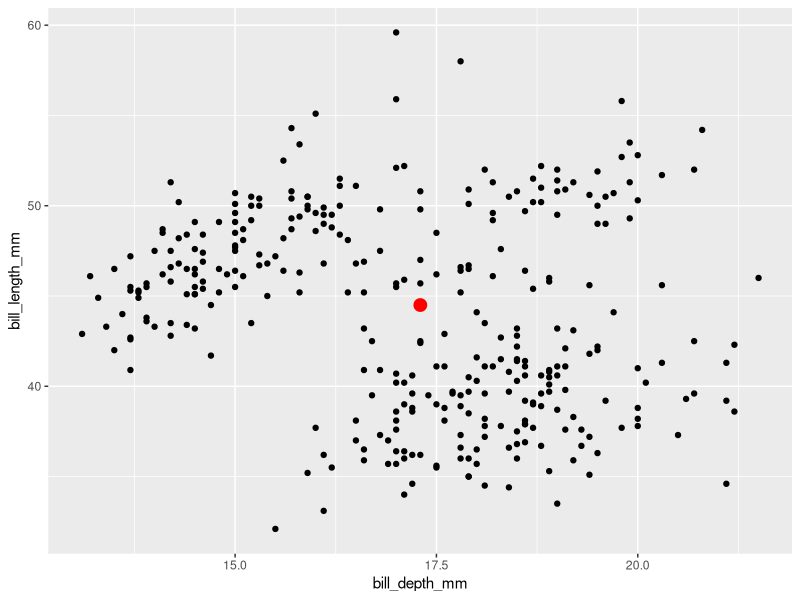
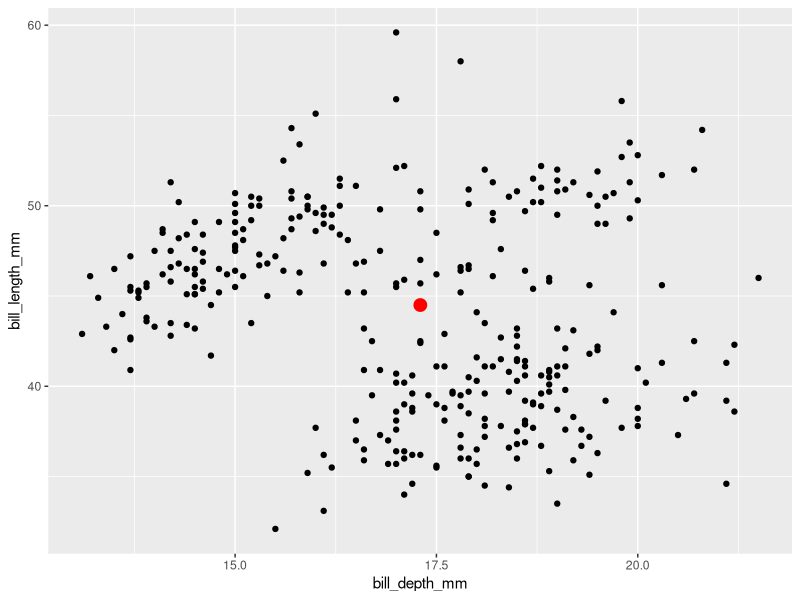
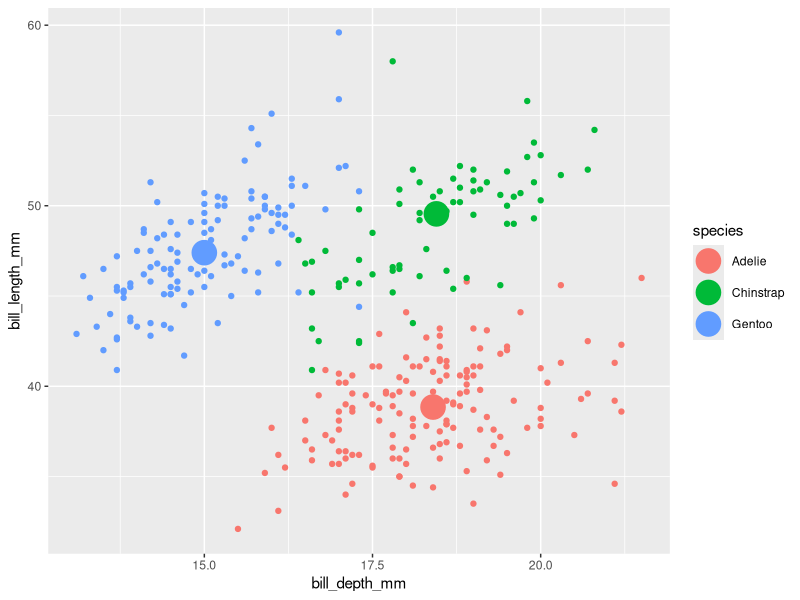
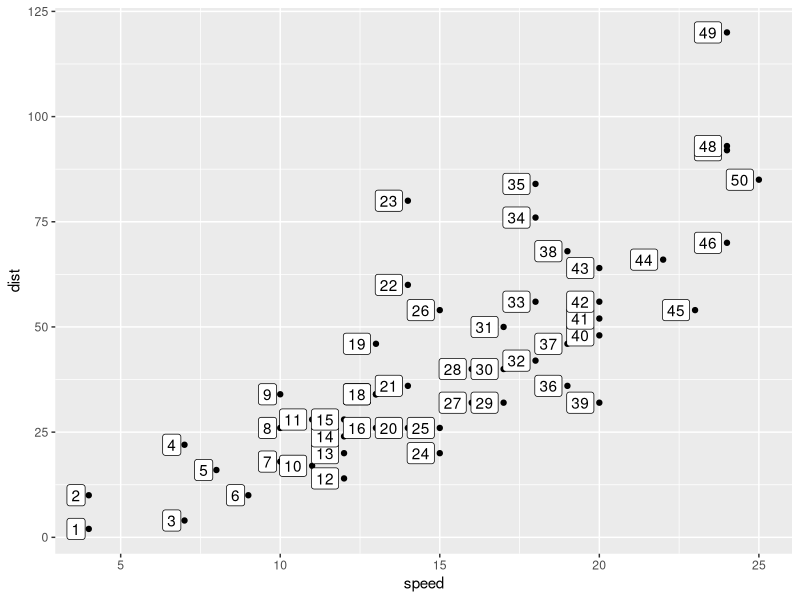
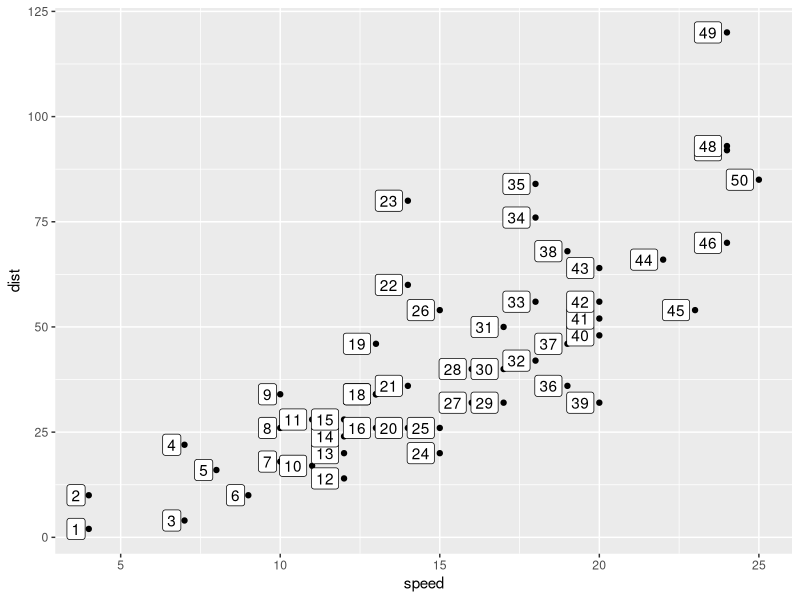
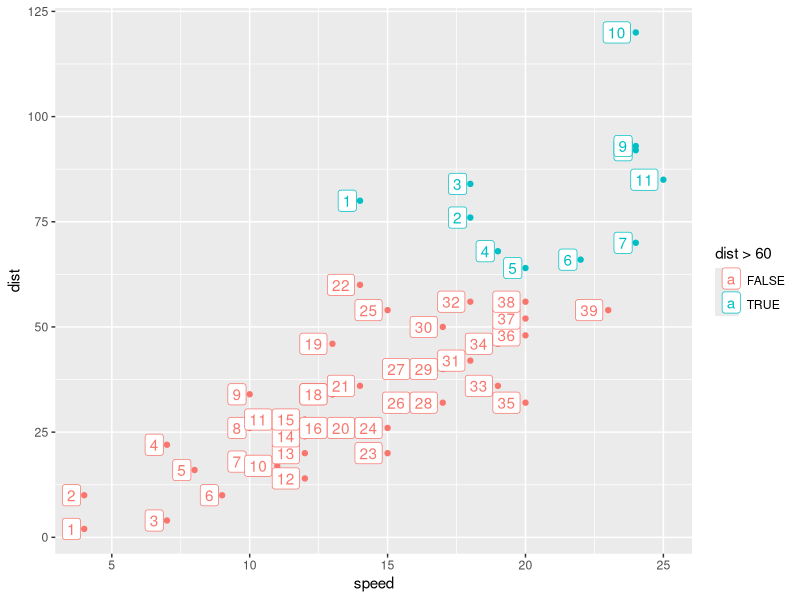
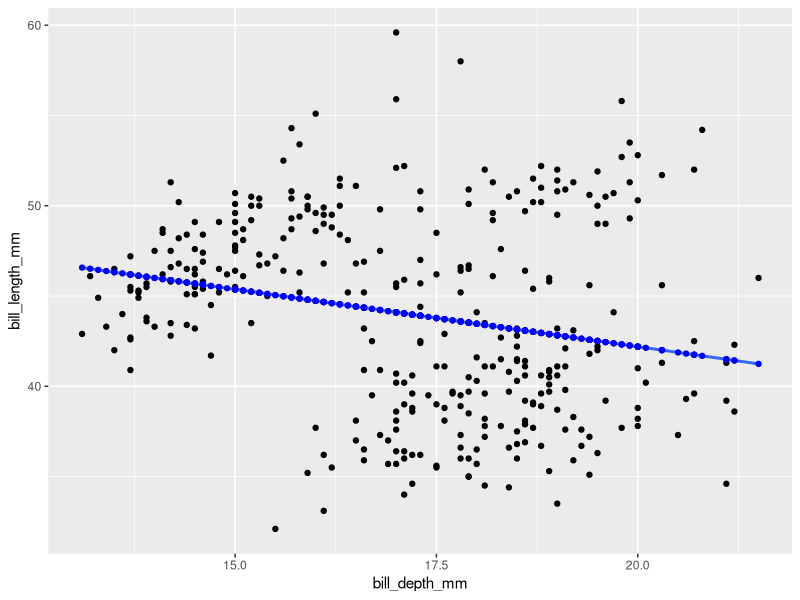
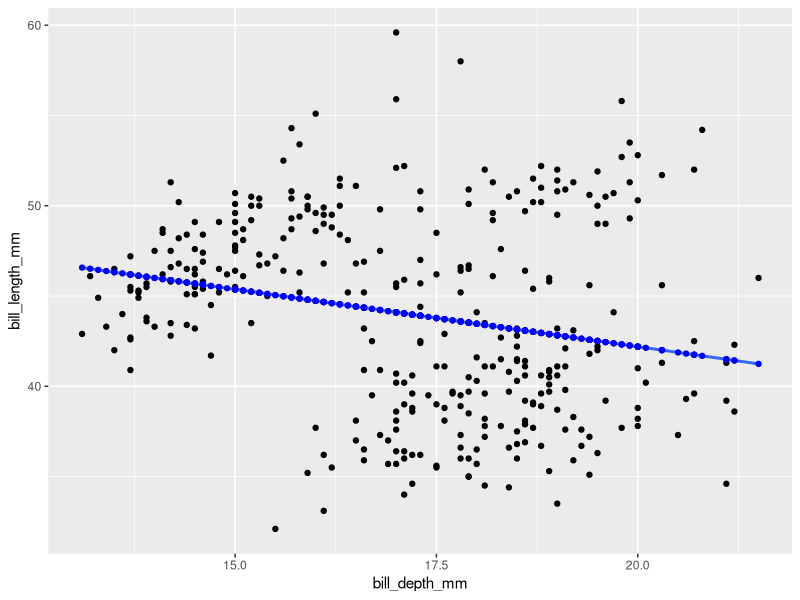

Write R code to recreate these figures, in order.
## ---- chunk 1
library(tidyverse)
library(palmerpenguins)
# handling missingness is not a discussion of this tutorial, so we'll only use complete cases
penguins <- remove_missing(penguins) 
## ---- chunk 2
#| label: setup
#| include: false 
knitr::opts_chunk$set(echo = TRUE, message = F, warning = F)
## ---- chunk 3
#| label: penguins
penguins_medians <- penguins %>% 
  summarize(bill_length_mm_median = median(bill_length_mm),
            bill_depth_mm_median = median(bill_depth_mm))

penguins %>% 
  ggplot() + 
  aes(x = bill_depth_mm) + 
  aes(y = bill_length_mm) + 
  geom_point() + 
  geom_point(data = penguins_medians,
    color = "red", size = 4,
             aes(x = bill_depth_mm_median,
                 y = bill_length_mm_median))

## ---- chunk 4
#| label: compute_group_xy_medians

# Step 1.a
compute_group_xy_medians <- function(data, scales){ #  scales is used internally in ggplot2
  data %>% 
    summarize(x = median(x),
            y = median(y))
}

# Step 1.b
penguins %>%
  # prep data to look like it will inside of ggplot2
  rename(x = bill_depth_mm,       # ggplot2 will work with *aes* column names
         y = bill_length_mm) %>%  # therefore rename is required to used the compute function
  select(x, y) %>%  # ggplot will use only variables, i.e. variables mapped to aesthetics for your target layer
  compute_group_xy_medians()
## ---- chunk 5
#| label: StatXYMedians
StatXYMedians <- ggplot2::ggproto(`_class` = "StatXYMedians",
                                  `_inherit` = ggplot2::Stat,
                                  required_aes = c("x", "y"),
                                  compute_group = compute_group_xy_medians)
## ---- chunk 6
#| label: geom_point_xy_medians
 
geom_point_xy_medians <- function(mapping = NULL, data = NULL,
                           position = "identity", na.rm = FALSE,
                           show.legend = NA,
                           inherit.aes = TRUE, ...) {
  ggplot2::layer(
    stat = StatXYMedians,        # proto object from step 2
    geom = ggplot2::GeomPoint,   # inherit other behavior
    data = data, 
    mapping = mapping,
    position = position, 
    show.legend = show.legend, 
    inherit.aes = inherit.aes,
    params = list(na.rm = na.rm, ...)
  )
}
## ---- chunk 7
#| label: enjoy_penguins
penguins %>%
  ggplot() +
  aes(x = bill_depth_mm, y = bill_length_mm) +
  geom_point() +
  geom_point_xy_medians(color = "red", size = 4)
## ---- chunk 8
#| label: conditional_penguins
#| label: conditional_penguins
penguins %>%
  ggplot()+
  aes(x = bill_depth_mm, 
      y = bill_length_mm, 
      color = species)+
  geom_point()+
  geom_point_xy_medians(size = 8)
## ---- chunk 9
layer_data(last_plot(), 
           i = 2) # indicate which layer from the last plot
## ---- chunk 10
#| label: cars
#| label: cars
# step 0.a
cars %>% 
  mutate(id_number = 1:n()) %>% 
  ggplot() + 
  aes(x = speed, y = dist) + 
  geom_point() + 
  geom_label(aes(label = id_number), 
             hjust = 1.2)

# step 0.b
layer_data(last_plot(), i = 2) %>% 
  head()
## ---- chunk 11
#| label: compute_group_row_number
#| label: compute_group_row_number

# you won't use the scales argument, but ggplot will later
compute_group_row_number <- function(data, scales){
  
  data %>% 
    # add an additional column called label
    # the geom we inherit from requires the label aesthetic
    mutate(label = 1:n())
  
}

# step 1b test the computation function 
cars %>% 
  # input must have required aesthetic inputs as columns
  rename(x = speed, y = dist) %>% 
  compute_group_row_number() %>% 
  head()
## ---- chunk 12
#| label: StatRownumber
#| label: StatRownumber

StatRownumber <- ggplot2::ggproto(`_class` = "StatRownumber",
                                  `_inherit` = ggplot2::Stat,
                                  required_aes = c("x", "y"),
                                  compute_group = compute_group_row_number)
## ---- chunk 13
#| label: geom_label_row_number
#| label: geom_label_row_number

geom_label_row_number <- function(mapping = NULL, data = NULL,
                           position = "identity", na.rm = FALSE,
                           show.legend = NA,
                           inherit.aes = TRUE, ...) {
  ggplot2::layer(
    stat = StatRownumber, # proto object from Step 2
    geom = ggplot2::GeomLabel, # inherit other behavior, this time Label
    data = data, 
    mapping = mapping,
    position = position, 
    show.legend = show.legend, 
    inherit.aes = inherit.aes,
    params = list(na.rm = na.rm, ...)
  )
}
## ---- chunk 14
#| label: enjoy_again

cars %>% 
  ggplot() + 
  aes(x = speed, y = dist) + 
  geom_point() + 
  geom_label_row_number(hjust = 1.2) # function in action
## ---- chunk 15
#| label: conditional_compute

last_plot() + 
  aes(color = dist > 60) # Computation is within group
## ---- chunk 16
paste0("(", 1, ", ",3., ")")
## ---- chunk 17
#| label: fitted_1
model <- lm(formula = bill_length_mm ~ bill_depth_mm, 
            data = penguins) 

penguins_w_fitted <- penguins %>% 
  mutate(fitted = model$fitted.values)


penguins %>% 
  ggplot() + 
  aes(x = bill_depth_mm, y = bill_length_mm) +
  geom_point() + 
  geom_smooth(method = "lm", se = F) + 
  geom_point(data = penguins_w_fitted,
             aes(y = fitted),
             color = "blue")
## ---- chunk 18
#| label: fitted_2

compute_group_lm_fitted<- function(data, scales){
  model<-lm(formula= y ~ x, data = data)
  data %>% 
    mutate(y=model$fitted.values)
}

# test out the function
penguins %>%
  # rename to explicitly state the x and y inputs
  rename(x = bill_depth_mm, y = bill_length_mm)%>%
  compute_group_lm_fitted()
## ---- chunk 19
#| label: fitted_3
StatLmFitted<-ggplot2::ggproto(`_class` = "StatLmFitted",
                                  `_inherit` = ggplot2::Stat,
                                  required_aes = c("x", "y"),
                                  compute_group = compute_group_lm_fitted)
## ---- chunk 20
#| label: fitted_4

geom_point_lm_fitted <- function(mapping = NULL, data = NULL,
                           position = "identity", na.rm = FALSE,
                           show.legend = NA,
                           inherit.aes = TRUE, ...) {
  ggplot2::layer(
    stat = StatLmFitted, # proto object from step 2
    geom = ggplot2::GeomPoint, # inherit other behavior
    data = data, 
    mapping = mapping,
    position = position, 
    show.legend = show.legend, 
    inherit.aes = inherit.aes,
    params = list(na.rm = na.rm, ...)
  )
}
## ---- chunk 21
#| label: fitted_5
penguins %>% 
  ggplot() + 
  aes(x = bill_depth_mm, y = bill_length_mm) +
  geom_point() + 
  geom_smooth(method="lm", se= F)+
  geom_point_lm_fitted(color="blue")
## ---- chunk 22
#| label: fitted_6
penguins %>% 
  ggplot() + 
  aes(x = bill_depth_mm, y = bill_length_mm) +
  geom_point() + 
  geom_smooth(method="lm", se= F) +
  geom_point_lm_fitted() + 
  facet_wrap(facets = vars(species))
